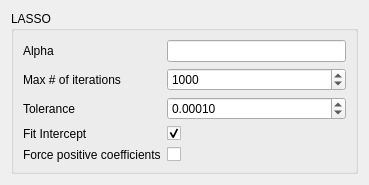
<?xml version="1.0" encoding="UTF-8"?>
<ui version="4.0">
 <class>Form</class>
 <widget class="QWidget" name="Form">
  <property name="geometry">
   <rect>
    <x>0</x>
    <y>0</y>
    <width>369</width>
    <height>167</height>
   </rect>
  </property>
  <property name="sizePolicy">
   <sizepolicy hsizetype="Ignored" vsizetype="Ignored">
    <horstretch>0</horstretch>
    <verstretch>0</verstretch>
   </sizepolicy>
  </property>
  <property name="windowTitle">
   <string>Form</string>
  </property>
  <layout class="QVBoxLayout" name="verticalLayout">
   <item>
    <widget class="QGroupBox" name="groupBox">
     <property name="title">
      <string>LASSO</string>
     </property>
     <layout class="QFormLayout" name="formLayout">
      <property name="fieldGrowthPolicy">
       <enum>QFormLayout::AllNonFixedFieldsGrow</enum>
      </property>
      <item row="0" column="0">
       <widget class="QLabel" name="alphaLabel">
        <property name="text">
         <string>Alpha</string>
        </property>
       </widget>
      </item>
      <item row="0" column="1">
       <widget class="QLineEdit" name="alpha_text"/>
      </item>
      <item row="2" column="0">
       <widget class="QLabel" name="maxNumOfIterationsLabel">
        <property name="text">
         <string>Max # of iterations</string>
        </property>
       </widget>
      </item>
      <item row="2" column="1">
       <widget class="QSpinBox" name="maxNumOfIterationsSpinBox">
        <property name="toolTip">
         <string>The maximum number of iterations</string>
        </property>
        <property name="whatsThis">
         <string>http://scikit-learn.org/stable/modules/generated/sklearn.linear_model.Lasso.html</string>
        </property>
        <property name="maximum">
         <number>999999999</number>
        </property>
        <property name="value">
         <number>1000</number>
        </property>
       </widget>
      </item>
      <item row="3" column="0">
       <widget class="QLabel" name="toleranceLabel">
        <property name="text">
         <string>Tolerance</string>
        </property>
       </widget>
      </item>
      <item row="3" column="1">
       <widget class="QDoubleSpinBox" name="toleranceDoubleSpinBox">
        <property name="toolTip">
         <string>The tolerance for the optimization</string>
        </property>
        <property name="whatsThis">
         <string>http://scikit-learn.org/stable/modules/generated/sklearn.linear_model.Lasso.html</string>
        </property>
        <property name="decimals">
         <number>5</number>
        </property>
        <property name="maximum">
         <double>999999999.000000000000000</double>
        </property>
        <property name="value">
         <double>0.000100000000000</double>
        </property>
       </widget>
      </item>
      <item row="4" column="0">
       <widget class="QLabel" name="fitInterceptLabel">
        <property name="text">
         <string>Fit Intercept</string>
        </property>
       </widget>
      </item>
      <item row="4" column="1">
       <widget class="QCheckBox" name="fitInterceptCheckBox">
        <property name="toolTip">
         <string>whether to calculate the intercept for this model. If set to false,
no intercept will be used in calculations (e.g. data is expected to
be already centered).</string>
        </property>
        <property name="whatsThis">
         <string>http://scikit-learn.org/stable/modules/generated/sklearn.linear_model.Lasso.html</string>
        </property>
        <property name="checked">
         <bool>true</bool>
        </property>
       </widget>
      </item>
      <item row="5" column="0">
       <widget class="QLabel" name="forcePositiveCoefficientsLabel">
        <property name="text">
         <string>Force positive coefficients</string>
        </property>
       </widget>
      </item>
      <item row="5" column="1">
       <widget class="QCheckBox" name="forcePositiveCoefficientsCheckBox">
        <property name="toolTip">
         <string>When set to True, forces the coefficients to be positive.</string>
        </property>
        <property name="whatsThis">
         <string>http://scikit-learn.org/stable/modules/generated/sklearn.linear_model.Lasso.html</string>
        </property>
       </widget>
      </item>
     </layout>
    </widget>
   </item>
  </layout>
 </widget>
 <tabstops>
  <tabstop>maxNumOfIterationsSpinBox</tabstop>
  <tabstop>toleranceDoubleSpinBox</tabstop>
  <tabstop>fitInterceptCheckBox</tabstop>
  <tabstop>forcePositiveCoefficientsCheckBox</tabstop>
 </tabstops>
 <resources/>
 <connections/>
</ui>
